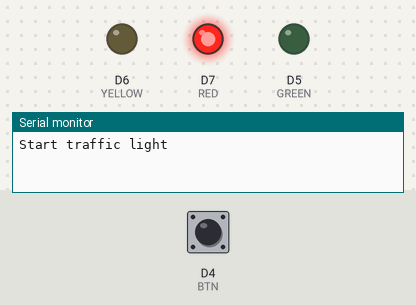
A sketch run on a simulated ESP8266 (NodeMCU). Shown: output pins drawn as LEDs (lit = HIGH), the last lines printed to the serial monitor. Inputs (shaded band) come from the test bench; at power-on: D4 (BTN) HIGH.

Above: at 1.2 s.
1.3 s: D4 (BTN) pulled LOW for 0.15 s
At 6.2 s:
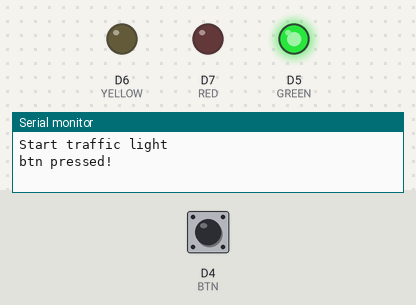
At 12.8 s:
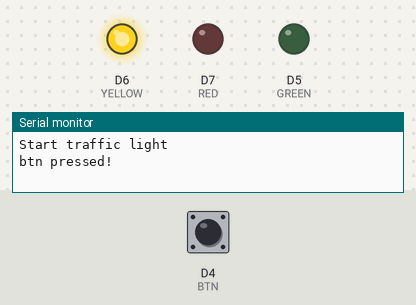
Timing chart, 0 to 18.5 s (numbered marks = the images above; inputs shaded):
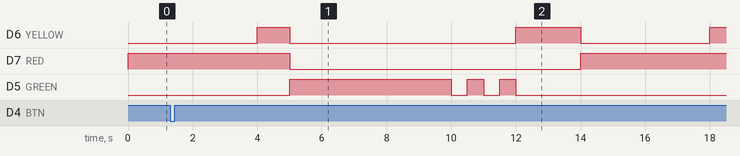

The sketch:

Traffic_light.ino
```cpp
//preparing stuff for next lesson
const int BTN = D4;
const int RED = D7;
const int YELLOW = D6;
const int GREEN = D5;
bool interrupt_flag = false;

ICACHE_RAM_ATTR void btn_pressed() {
  Serial.println("btn pressed!");
  interrupt_flag = true;
}

void start_traffic_light() {
  Serial.println("Start traffic light");
  digitalWrite(RED, LOW);
  digitalWrite(YELLOW, LOW);
  digitalWrite(GREEN, LOW);
  digitalWrite(RED, HIGH); //Turn on red
  delay(4000);  // wait 4 sec

  digitalWrite(YELLOW, HIGH);
  delay(1000);

  digitalWrite(YELLOW, LOW); // Turn off yellow
  digitalWrite(RED, LOW); // Turn off red

  digitalWrite(GREEN, HIGH);
  delay(5000);

  // Start blinking
  digitalWrite(GREEN, LOW);
  delay(500);
  digitalWrite(GREEN, HIGH);
  delay(500);
  digitalWrite(GREEN, LOW);
  delay(500);
  digitalWrite(GREEN, HIGH);
  delay(500);
  digitalWrite(GREEN, LOW);


  digitalWrite(YELLOW, HIGH);
  delay(2000);
  Serial.println("End traffic light");
}

void setup() {
  pinMode(RED, OUTPUT);
  pinMode(YELLOW, OUTPUT);
  pinMode(GREEN, OUTPUT);
  pinMode(BTN, INPUT_PULLUP);
  attachInterrupt(digitalPinToInterrupt(BTN), btn_pressed, RISING);
  Serial.begin(115200);
}


void loop() {
  while(!interrupt_flag){
    Serial.println("Start traffic light");
    digitalWrite(RED, LOW);
    digitalWrite(YELLOW, LOW);
    digitalWrite(GREEN, LOW);
    digitalWrite(RED, HIGH); //Turn on red
    delay(4000);  // wait 4 sec

    digitalWrite(YELLOW, HIGH);
    delay(1000);

    digitalWrite(YELLOW, LOW); // Turn off yellow
    digitalWrite(RED, LOW); // Turn off red

    digitalWrite(GREEN, HIGH);
    delay(5000);

    // Start blinking
    digitalWrite(GREEN, LOW);
    delay(500);
    digitalWrite(GREEN, HIGH);
    delay(500);
    digitalWrite(GREEN, LOW);
    delay(500);
    digitalWrite(GREEN, HIGH);
    delay(500);
    digitalWrite(GREEN, LOW);


    digitalWrite(YELLOW, HIGH);
    delay(2000);
    Serial.println("End traffic light");
  }
  Serial.println("set flag to false");
  interrupt_flag = false;
}
```
